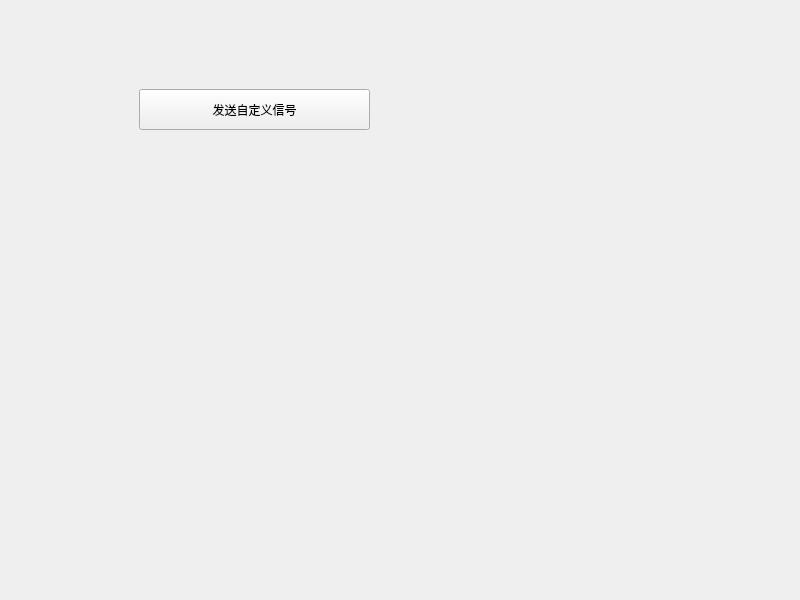
<?xml version="1.0" encoding="UTF-8"?>
<ui version="4.0">
 <class>Widget</class>
 <widget class="QWidget" name="Widget">
  <property name="geometry">
   <rect>
    <x>0</x>
    <y>0</y>
    <width>800</width>
    <height>600</height>
   </rect>
  </property>
  <property name="windowTitle">
   <string>Widget</string>
  </property>
  <widget class="QPushButton" name="pushButton">
   <property name="geometry">
    <rect>
     <x>139</x>
     <y>89</y>
     <width>231</width>
     <height>41</height>
    </rect>
   </property>
   <property name="text">
    <string>发送自定义信号</string>
   </property>
  </widget>
 </widget>
 <resources/>
 <connections/>
</ui>
